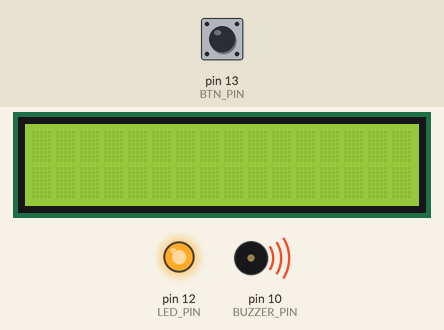
Recording of a sketch running on a simulated Arduino Uno, built with avr-gcc and run on an emulated ATmega328P. Parts: 16×2 character LCD, output pins drawn as LEDs (lit = HIGH), buzzer (waves = sounding). The inputs (shaded band) are chosen by the test bench; at power-on: pin 13 (BTN_PIN) HIGH. What the sketch prints to the serial monitor is not drawn.

Above: at 1.2 s.
1.3 s: pin 13 (BTN_PIN) pulled LOW for 1 s
At 2.6 s:
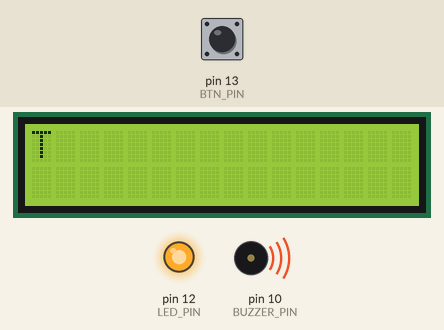
3.8 s: pin 13 (BTN_PIN) pulled LOW for 3.2 s
At 4.9 s:
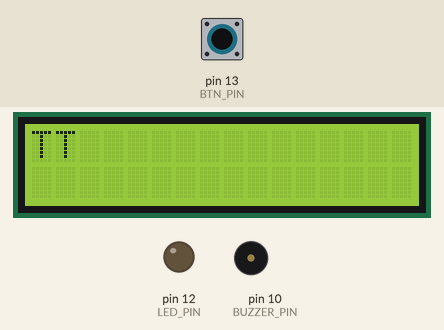
8.7 s: pin 13 (BTN_PIN) pulled LOW for 1 s
At 10.3 s:
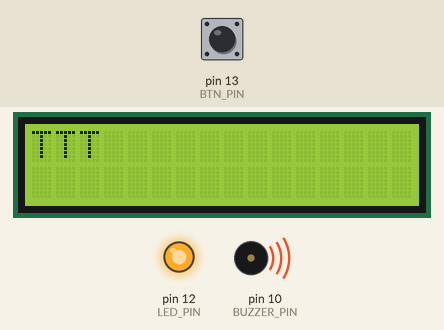
11.2 s: pin 13 (BTN_PIN) pulled LOW for 3.2 s
At 12.7 s:
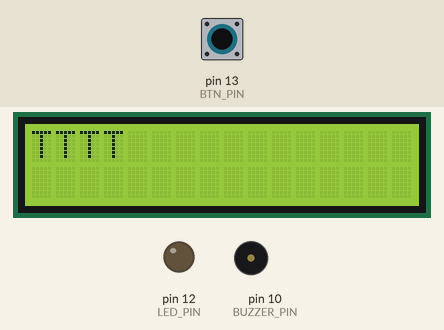
16.0 s: pin 13 (BTN_PIN) pulled LOW for 1 s
At 18.0 s:
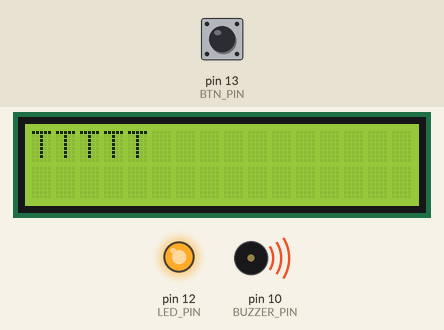
18.5 s: pin 13 (BTN_PIN) pulled LOW for 3.2 s
At 19.4 s:
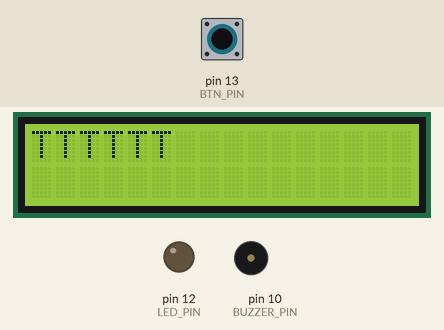
Timing chart, 0 to 23.5 s (numbered marks = the images above; inputs shaded):
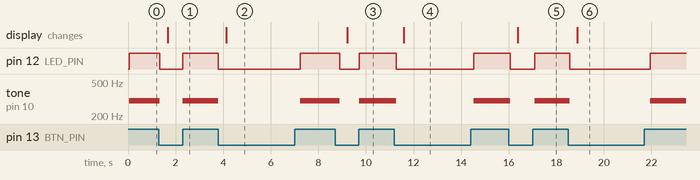

Measured:
- after the input at 1.3 s, pin 12 (LED_PIN): HIGH → LOW at once, → HIGH 0.96 s later; tone on pin 10 (BUZZER_PIN): 300 Hz → silent at once, → 300 Hz 0.96 s later; the display: changes after 0.37 s (image 1)
- after the input at 3.8 s, pin 12 (LED_PIN): HIGH → LOW at once, → HIGH 3.4 s later; tone on pin 10 (BUZZER_PIN): 300 Hz → silent at once, → 300 Hz 3.4 s later; the display: changes after 0.33 s (image 2)
- after the input at 8.7 s, pin 12 (LED_PIN): HIGH → LOW after 0.20 s, → HIGH 0.83 s later; tone on pin 10 (BUZZER_PIN): 300 Hz → silent after 0.20 s, → 300 Hz 0.83 s later; the display: changes after 0.52 s (image 3)
- after the input at 11.2 s, pin 12 (LED_PIN): HIGH → LOW after 0.06 s, → HIGH 3.3 s later; tone on pin 10 (BUZZER_PIN): 300 Hz → silent after 0.06 s, → 300 Hz 3.3 s later; the display: changes after 0.39 s (image 4)
- after the input at 16.0 s, pin 12 (LED_PIN): HIGH → LOW after 0.06 s, → HIGH 1.0 s later; tone on pin 10 (BUZZER_PIN): 300 Hz → silent after 0.06 s, → 300 Hz 1.0 s later; the display: changes after 0.39 s (image 5)
- after the input at 18.5 s, pin 12 (LED_PIN): HIGH → LOW after 0.06 s, → HIGH 3.4 s later; tone on pin 10 (BUZZER_PIN): 300 Hz → silent after 0.06 s, → 300 Hz 3.4 s later; the display: changes after 0.39 s (image 6)

The sketch:

arduino_morse_code_lcd.ino
```cpp
#include "LiquidCrystal.h";
#include "morse_code_translator.h";

const unsigned int LCD_WIDTH = 16;
const unsigned int LCD_HEIGHT = 2;

const unsigned int LED_PIN = 12;
const unsigned int BTN_PIN = 13;
const unsigned int BUZZER_PIN = 10;

const unsigned int DASH_MIN_MILLIS = 300;
const unsigned int GAP_MILLIS = 325;
const unsigned int DEBOUNCE_TIME = 25;

int lastBtnState = HIGH;
bool isBtnPushed = false;
bool wasMorseDisplayed = true;
unsigned int morseTreeNodeIndex = 0;

int btnState;
unsigned long pushMillis;
unsigned long releaseMillis;
unsigned long btnStateChangeMillis;

LiquidCrystal lcd(9, 8, 4, 5, 6, 7);
int charsPrinted = 0;
bool isFirstLcdRowFull = false;
char lastLcdRow[16] = "";

void setup() {
    Serial.begin(9600);
    pinMode(BTN_PIN, INPUT);
    pinMode(LED_PIN, OUTPUT);
    pinMode(BUZZER_PIN, OUTPUT);
    lcd.begin(LCD_WIDTH, LCD_HEIGHT);
}

void loop() {
    btnState = digitalRead(BTN_PIN);
    if (btnState != lastBtnState) btnStateChangeMillis = millis();

    if (btnStateChangeMillis - millis() <= DEBOUNCE_TIME) return;
    lastBtnState = btnState;

    if (btnState) {
        tone(BUZZER_PIN, 300);
        if (!isBtnPushed) handleBtnPush();
        return;
    }

    if (!isBtnPushed) {
        noTone(BUZZER_PIN);
        if (!wasMorseDisplayed) checkMillisSinceRelease();
        return;
    }

    handleBtnRelease();
}

void handleBtnPush() {
    digitalWrite(LED_PIN, 1);
    pushMillis = millis();
    isBtnPushed = true;
}

void handleBtnRelease() {
    digitalWrite(LED_PIN, 0);

    releaseMillis = millis();
    const long millisDiff = releaseMillis - pushMillis;
    int dashOrDotAdd = 1;

    if (millisDiff >= DASH_MIN_MILLIS) dashOrDotAdd = 2;
    Serial.println(dashOrDotAdd);
    morseTreeNodeIndex = buildMorseTreeNodeIndex(morseTreeNodeIndex, dashOrDotAdd);

    isBtnPushed = false;
    wasMorseDisplayed = false;
}

void checkMillisSinceRelease() {
    const long currMillis = millis();
    if (currMillis - releaseMillis >= GAP_MILLIS) displayChar();
}

void displayChar() {
    char ch = MORSE_BINARY_INDEXED_TREE[morseTreeNodeIndex];
    if (morseTreeNodeIndex > sizeof(MORSE_BINARY_INDEXED_TREE) / sizeof(MORSE_BINARY_INDEXED_TREE[0])) ch = '_';
    Serial.println(ch);
    printLcd(ch);

    wasMorseDisplayed = true;
    morseTreeNodeIndex = 0;
}

void printLcd(char ch) {
    lcd.print(ch);
    lastLcdRow[charsPrinted % 16] = ch;
    charsPrinted++;

    if (charsPrinted % LCD_WIDTH) return;

    if (!isFirstLcdRowFull) {
        lcd.setCursor(0, 1);
        isFirstLcdRowFull = true;
    } else {
        scrollVerticallyLcd();
    }
}

void scrollVerticallyLcd() {
    lcd.setCursor(0, 0);
    lcd.clear();
    lcd.print(lastLcdRow);
    lcd.setCursor(0, 1);
}
```

morse_code_translator.h
```cpp
const char MORSE_BINARY_INDEXED_TREE[] = "_ETIANMSURWDKGOHUF_L_PJBXCYZQ__54_3___2__+____16=/_____7___8_90_____________________.________'____-_______________,____:";

int buildMorseTreeNodeIndex(int prevIndex, int dashOrDotAdd) {
	return 2*prevIndex + dashOrDotAdd;
}
```
